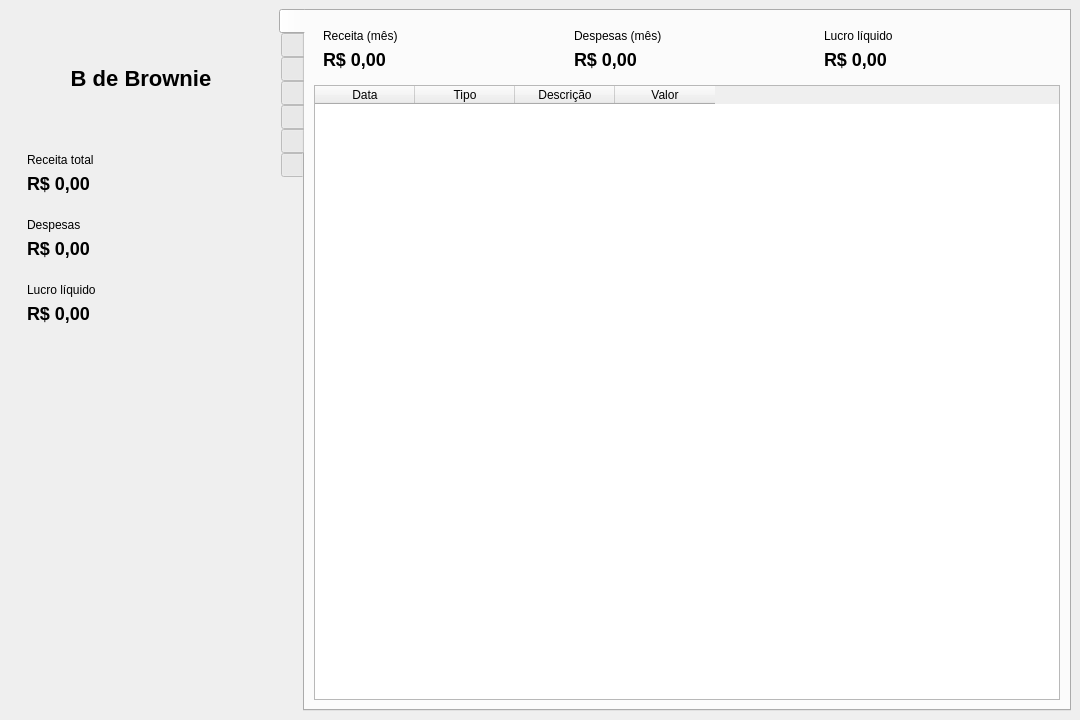
<?xml version="1.0" encoding="UTF-8"?>
<ui version="4.0">
 <class>MainWindow</class>
 <widget class="QMainWindow" name="MainWindow">
  <property name="geometry"><rect><x>0</x><y>0</y><width>1080</width><height>720</height></rect></property>
  <property name="windowTitle"><string>B de Brownie - Gestão</string></property>
  <widget class="QWidget" name="centralwidget">
   <layout class="QHBoxLayout" name="horizontalLayout" stretch="1,3">
    <item>
     <widget class="QFrame" name="sidebar">
      <property name="frameShape"><enum>QFrame::NoFrame</enum></property>
      <layout class="QVBoxLayout" name="verticalLayout">
       <item><widget class="QLabel" name="labelLogo"><property name="minimumSize"><size><width>0</width><height>120</height></size></property><property name="alignment"><set>Qt::AlignCenter</set></property><property name="text"><string>B de Brownie</string></property><property name="styleSheet"><string notr="true">font-size: 22px; font-weight: 600;</string></property></widget></item>
       <item><widget class="QFrame" name="card"><property name="objectName"><string>card</string></property><layout class="QVBoxLayout" name="verticalLayout_2"><item><widget class="QLabel" name="totalRevenueTitle"><property name="text"><string>Receita total</string></property></widget></item><item><widget class="QLabel" name="labelReceitaTotal"><property name="text"><string>R$ 0,00</string></property><property name="styleSheet"><string notr="true">font-size:18px;font-weight:600;</string></property></widget></item></layout></widget></item>
       <item><widget class="QFrame" name="card_2"><property name="objectName"><string>card</string></property><layout class="QVBoxLayout" name="verticalLayout_3"><item><widget class="QLabel" name="totalExpensesTitle"><property name="text"><string>Despesas</string></property></widget></item><item><widget class="QLabel" name="labelDespesasTotais"><property name="text"><string>R$ 0,00</string></property><property name="styleSheet"><string notr="true">font-size:18px;font-weight:600;</string></property></widget></item></layout></widget></item>
       <item><widget class="QFrame" name="card_3"><property name="objectName"><string>card</string></property><layout class="QVBoxLayout" name="verticalLayout_4"><item><widget class="QLabel" name="netProfitTitle"><property name="text"><string>Lucro líquido</string></property></widget></item><item><widget class="QLabel" name="labelLucroLiquido"><property name="text"><string>R$ 0,00</string></property><property name="styleSheet"><string notr="true">font-size:18px;font-weight:600;</string></property></widget></item></layout></widget></item>
       <item><spacer name="verticalSpacer"><property name="orientation"><enum>Qt::Vertical</enum></property><property name="sizeHint"><size><width>20</width><height>40</height></size></property></spacer></item>
      </layout>
     </widget>
    </item>
    <item>
     <widget class="QTabWidget" name="tabWidget">
      <property name="tabPosition"><enum>QTabWidget::West</enum></property>
      <property name="iconSize"><size><width>24</width><height>24</height></size></property>
      <!-- Resumo -->
      <widget class="QWidget" name="tabResumo">
       <attribute name="icon">
        <iconset>
         <normaloff>icons/resumo.svg</normaloff>icons/resumo.svg</iconset>
       </attribute>
       <attribute name="title"><string/></attribute>
       <attribute name="toolTip"><string>Resumo</string></attribute>
       <layout class="QVBoxLayout" name="verticalLayout_5">
        <item>
         <layout class="QHBoxLayout" name="horizontalLayout_cards">
          <item><widget class="QFrame" name="card_resumo1"><property name="objectName"><string>card</string></property><layout class="QVBoxLayout" name="vl1"><item><widget class="QLabel" name="lblResumoReceita"><property name="text"><string>Receita (mês)</string></property></widget></item><item><widget class="QLabel" name="labelResumoReceitaValor"><property name="text"><string>R$ 0,00</string></property><property name="styleSheet"><string notr="true">font-size:18px;font-weight:600;</string></property></widget></item></layout></widget></item>
          <item><widget class="QFrame" name="card_resumo2"><property name="objectName"><string>card</string></property><layout class="QVBoxLayout" name="vl2"><item><widget class="QLabel" name="lblResumoDespesas"><property name="text"><string>Despesas (mês)</string></property></widget></item><item><widget class="QLabel" name="labelResumoDespesasValor"><property name="text"><string>R$ 0,00</string></property><property name="styleSheet"><string notr="true">font-size:18px;font-weight:600;</string></property></widget></item></layout></widget></item>
          <item><widget class="QFrame" name="card_resumo3"><property name="objectName"><string>card</string></property><layout class="QVBoxLayout" name="vl3"><item><widget class="QLabel" name="lblResumoLucro"><property name="text"><string>Lucro líquido</string></property></widget></item><item><widget class="QLabel" name="labelResumoLucroValor"><property name="text"><string>R$ 0,00</string></property><property name="styleSheet"><string notr="true">font-size:18px;font-weight:600;</string></property></widget></item></layout></widget></item>
         </layout>
        </item>
        <item>
         <widget class="QTableWidget" name="tabelaRecentes">
          <column><property name="text"><string>Data</string></property></column>
          <column><property name="text"><string>Tipo</string></property></column>
          <column><property name="text"><string>Descrição</string></property></column>
          <column><property name="text"><string>Valor</string></property></column>
         </widget>
        </item>
       </layout>
      </widget>
      <!-- Ingredientes -->
      <widget class="QWidget" name="tabIngredientes">
       <attribute name="icon">
        <iconset>
         <normaloff>icons/ingredientes.svg</normaloff>icons/ingredientes.svg</iconset>
       </attribute>
       <attribute name="title"><string/></attribute>
       <attribute name="toolTip"><string>Ingredientes</string></attribute>
       <layout class="QVBoxLayout" name="verticalLayout_6">
        <item>
         <layout class="QFormLayout" name="formLayoutIng" labelAlignment="Qt::AlignRight">
          <item row="0" column="0"><widget class="QLabel" name="lblIngNome"><property name="text"><string>Nome</string></property></widget></item>
          <item row="0" column="1"><widget class="QLineEdit" name="campoNomeIngrediente"/></item>
          <item row="1" column="0"><widget class="QLabel" name="lblIngUnidade"><property name="text"><string>Unidade</string></property></widget></item>
          <item row="1" column="1"><widget class="QComboBox" name="comboUnidadeIngrediente"><item><property name="text"><string>g</string></property></item><item><property name="text"><string>ml</string></property></item><item><property name="text"><string>un</string></property></item></widget></item>
          <item row="2" column="0"><widget class="QLabel" name="lblIngCusto"><property name="text"><string>Custo por unidade</string></property></widget></item>
          <item row="2" column="1"><widget class="QDoubleSpinBox" name="spinCustoIngrediente"><property name="maximum"><double>9999.99</double></property><property name="prefix"><string>R$ </string></property><property name="decimals"><number>2</number></property></widget></item>
          <item row="3" column="0"><widget class="QLabel" name="lblIngObs"><property name="text"><string>Observação</string></property></widget></item>
          <item row="3" column="1"><widget class="QLineEdit" name="campoObsIngrediente"/></item>
          <item row="4" column="1"><widget class="QPushButton" name="botaoAdicionarIngrediente"><property name="text"><string>Adicionar ingrediente</string></property></widget></item>
         </layout>
        </item>
        <item>
         <widget class="QTableWidget" name="tabelaIngredientes">
          <column><property name="text"><string>Nome</string></property></column>
          <column><property name="text"><string>Unidade</string></property></column>
          <column><property name="text"><string>Custo/un</string></property></column>
          <column><property name="text"><string>Observação</string></property></column>
         </widget>
        </item>
       </layout>
      </widget>
      <!-- Produtos -->
      <widget class="QWidget" name="tabProdutos">
       <attribute name="icon">
        <iconset>
         <normaloff>icons/produtos.svg</normaloff>icons/produtos.svg</iconset>
       </attribute>
       <attribute name="title"><string/></attribute>
       <attribute name="toolTip"><string>Produtos</string></attribute>
       <layout class="QVBoxLayout" name="verticalLayout_prod">
        <item>
         <layout class="QFormLayout" name="formLayoutProd" labelAlignment="Qt::AlignRight">
          <item row="0" column="0"><widget class="QLabel" name="lblProdNome"><property name="text"><string>Nome</string></property></widget></item>
          <item row="0" column="1"><widget class="QLineEdit" name="campoNomeProduto"/></item>
          <item row="1" column="0"><widget class="QLabel" name="lblProdCat"><property name="text"><string>Categoria</string></property></widget></item>
          <item row="1" column="1"><widget class="QComboBox" name="comboCategoriaProduto"><item><property name="text"><string>Tradicional</string></property></item><item><property name="text"><string>Recheado</string></property></item><item><property name="text"><string>Outro</string></property></item></widget></item>
          <item row="2" column="0"><widget class="QLabel" name="lblProdPreco"><property name="text"><string>Preço padrão</string></property></widget></item>
          <item row="2" column="1"><widget class="QDoubleSpinBox" name="spinPrecoProduto"><property name="maximum"><double>9999.99</double></property><property name="prefix"><string>R$ </string></property><property name="decimals"><number>2</number></property></widget></item>
          <item row="3" column="1"><widget class="QPushButton" name="botaoSalvarProduto"><property name="text"><string>Salvar produto</string></property></widget></item>
         </layout>
        </item>
        <item>
         <widget class="QTableWidget" name="tabelaProdutos">
          <column><property name="text"><string>Nome</string></property></column>
          <column><property name="text"><string>Categoria</string></property></column>
          <column><property name="text"><string>Preço padrão</string></property></column>
         </widget>
        </item>
       </layout>
      </widget>
      <!-- Tipos de Despesa -->
      <widget class="QWidget" name="tabTiposDespesa">
       <attribute name="icon">
        <iconset>
         <normaloff>icons/tipos.svg</normaloff>icons/tipos.svg</iconset>
       </attribute>
       <attribute name="title"><string/></attribute>
       <attribute name="toolTip"><string>Tipos de Despesa</string></attribute>
       <layout class="QVBoxLayout" name="verticalLayout_tipoDesp">
        <item>
         <layout class="QFormLayout" name="formLayoutTipoDesp" labelAlignment="Qt::AlignRight">
          <item row="0" column="0"><widget class="QLabel" name="lblTipoDespNome"><property name="text"><string>Nome</string></property></widget></item>
          <item row="0" column="1"><widget class="QLineEdit" name="campoNomeTipoDespesa"/></item>
          <item row="1" column="0"><widget class="QLabel" name="lblTipoDespCat"><property name="text"><string>Categoria</string></property></widget></item>
          <item row="1" column="1"><widget class="QComboBox" name="comboCategoriaTipoDespesa"><item><property name="text"><string>Ingredientes</string></property></item><item><property name="text"><string>Embalagem</string></property></item><item><property name="text"><string>Marketing</string></property></item><item><property name="text"><string>Entrega</string></property></item><item><property name="text"><string>Outros</string></property></item></widget></item>
          <item row="2" column="0"><widget class="QLabel" name="lblTipoDespValor"><property name="text"><string>Valor padrão</string></property></widget></item>
          <item row="2" column="1"><widget class="QDoubleSpinBox" name="spinValorTipoDespesa"><property name="prefix"><string>R$ </string></property><property name="maximum"><double>9999.99</double></property><property name="decimals"><number>2</number></property></widget></item>
          <item row="3" column="1"><widget class="QPushButton" name="botaoSalvarTipoDespesa"><property name="text"><string>Salvar tipo</string></property></widget></item>
         </layout>
        </item>
        <item>
         <widget class="QTableWidget" name="tabelaTiposDespesa">
          <column><property name="text"><string>Nome</string></property></column>
          <column><property name="text"><string>Categoria</string></property></column>
          <column><property name="text"><string>Valor padrão</string></property></column>
         </widget>
        </item>
       </layout>
      </widget>
      <!-- Vendas -->
      <widget class="QWidget" name="tabVendas">
       <attribute name="icon">
        <iconset>
         <normaloff>icons/vendas.svg</normaloff>icons/vendas.svg</iconset>
       </attribute>
       <attribute name="title"><string/></attribute>
       <attribute name="toolTip"><string>Vendas</string></attribute>
       <layout class="QVBoxLayout" name="verticalLayout_7">
        <item>
         <layout class="QFormLayout" name="formLayoutVenda" labelAlignment="Qt::AlignRight">
          <item row="0" column="0"><widget class="QLabel" name="labelData"><property name="text"><string>Data</string></property></widget></item>
          <item row="0" column="1"><widget class="QDateEdit" name="dataVendaInput"><property name="calendarPopup"><bool>true</bool></property></widget></item>
          <item row="1" column="0"><widget class="QLabel" name="labelProd"><property name="text"><string>Produto</string></property></widget></item>
          <item row="1" column="1"><widget class="QComboBox" name="comboProdutoVenda"><property name="editable"><bool>true</bool></property></widget></item>
          <item row="2" column="0"><widget class="QLabel" name="labelQtd"><property name="text"><string>Qtd</string></property></widget></item>
          <item row="2" column="1"><widget class="QSpinBox" name="spinQtdVenda"><property name="minimum"><number>1</number></property><property name="maximum"><number>9999</number></property></widget></item>
          <item row="3" column="0"><widget class="QLabel" name="labelPreco"><property name="text"><string>Preço unit.</string></property></widget></item>
          <item row="3" column="1"><widget class="QDoubleSpinBox" name="spinPrecoVenda"><property name="prefix"><string>R$ </string></property><property name="maximum"><double>9999.99</double></property><property name="decimals"><number>2</number></property></widget></item>
          <item row="4" column="1"><widget class="QPushButton" name="botaoRegistrarVenda"><property name="text"><string>Registrar venda</string></property></widget></item>
         </layout>
        </item>
        <item><widget class="QTableWidget" name="tabelaVendas">
          <column><property name="text"><string>Data</string></property></column>
          <column><property name="text"><string>Produto</string></property></column>
          <column><property name="text"><string>Qtd</string></property></column>
          <column><property name="text"><string>Preço unit</string></property></column>
          <column><property name="text"><string>Total</string></property></column>
         </widget></item>
       </layout>
      </widget>
      <!-- Despesas -->
      <widget class="QWidget" name="tabDespesas">
       <attribute name="icon">
        <iconset>
         <normaloff>icons/despesas.svg</normaloff>icons/despesas.svg</iconset>
       </attribute>
       <attribute name="title"><string/></attribute>
       <attribute name="toolTip"><string>Despesas</string></attribute>
       <layout class="QVBoxLayout" name="verticalLayout_8">
        <item>
         <layout class="QFormLayout" name="formLayoutDesp" labelAlignment="Qt::AlignRight">
          <item row="0" column="0"><widget class="QLabel" name="labelDespData"><property name="text"><string>Data</string></property></widget></item>
          <item row="0" column="1"><widget class="QDateEdit" name="dataDespesaInput"><property name="calendarPopup"><bool>true</bool></property></widget></item>
          <item row="1" column="0"><widget class="QLabel" name="labelDespCat"><property name="text"><string>Categoria</string></property></widget></item>
          <item row="1" column="1"><widget class="QComboBox" name="comboCategoriaDespesa"><item><property name="text"><string>Ingredientes</string></property></item><item><property name="text"><string>Embalagem</string></property></item><item><property name="text"><string>Marketing</string></property></item><item><property name="text"><string>Entrega</string></property></item><item><property name="text"><string>Outros</string></property></item></widget></item>
          <item row="2" column="0"><widget class="QLabel" name="labelDespItem"><property name="text"><string>Item</string></property></widget></item>
          <item row="2" column="1"><widget class="QComboBox" name="comboItemDespesa"><property name="enabled"><bool>false</bool></property></widget></item>
          <item row="3" column="0"><widget class="QLabel" name="labelDespObs"><property name="text"><string>Observação</string></property></widget></item>
          <item row="3" column="1"><widget class="QLineEdit" name="campoObservacaoDespesa"/></item>
          <item row="4" column="0"><widget class="QLabel" name="labelDespValor"><property name="text"><string>Valor</string></property></widget></item>
          <item row="4" column="1"><widget class="QDoubleSpinBox" name="spinValorDespesa"><property name="prefix"><string>R$ </string></property><property name="maximum"><double>9999.99</double></property><property name="decimals"><number>2</number></property></widget></item>
          <item row="5" column="1"><widget class="QPushButton" name="botaoAdicionarDespesa"><property name="text"><string>Adicionar despesa</string></property></widget></item>
         </layout>
        </item>
        <item>
         <widget class="QTableWidget" name="tabelaDespesas">
          <column><property name="text"><string>Data</string></property></column>
          <column><property name="text"><string>Categoria</string></property></column>
          <column><property name="text"><string>Item</string></property></column>
          <column><property name="text"><string>Observação</string></property></column>
          <column><property name="text"><string>Valor</string></property></column>
         </widget>
        </item>
       </layout>
      </widget>
      <!-- Divisão -->
      <widget class="QWidget" name="tabDivisao">
       <attribute name="icon">
        <iconset>
         <normaloff>icons/divisao.svg</normaloff>icons/divisao.svg</iconset>
       </attribute>
       <attribute name="title"><string/></attribute>
       <attribute name="toolTip"><string>Divisão de Lucro</string></attribute>
       <layout class="QVBoxLayout" name="verticalLayout_9">
        <item>
         <layout class="QFormLayout" name="formLayoutSplit" labelAlignment="Qt::AlignRight">
          <item row="0" column="0"><widget class="QLabel" name="labelMe"><property name="text"><string>Minha %</string></property></widget></item>
          <item row="0" column="1"><widget class="QDoubleSpinBox" name="spinMinhaParte"><property name="maximum"><double>100.0</double></property><property name="decimals"><number>1</number></property><property name="suffix"><string> %</string></property><property name="value"><double>33.3</double></property></widget></item>
          <item row="1" column="0"><widget class="QLabel" name="labelPartner"><property name="text"><string>Namorada %</string></property></widget></item>
          <item row="1" column="1"><widget class="QDoubleSpinBox" name="spinNamoradaParte"><property name="maximum"><double>100.0</double></property><property name="decimals"><number>1</number></property><property name="suffix"><string> %</string></property><property name="value"><double>33.3</double></property></widget></item>
          <item row="2" column="0"><widget class="QLabel" name="labelBiz"><property name="text"><string>Negócio %</string></property></widget></item>
          <item row="2" column="1"><widget class="QDoubleSpinBox" name="spinNegocioParte"><property name="maximum"><double>100.0</double></property><property name="decimals"><number>1</number></property><property name="suffix"><string> %</string></property><property name="value"><double>33.3</double></property></widget></item>
          <item row="3" column="1"><widget class="QLabel" name="labelSomaDivisao"><property name="text"><string>Divisão fixa: 33,3% para cada</string></property></widget></item>
          <item row="4" column="1"><widget class="QPushButton" name="botaoSalvarDivisao"><property name="text"><string>Salvar divisão</string></property></widget></item>
         </layout>
        </item>
        <item>
         <layout class="QHBoxLayout" name="horizontalLayoutShares">
          <item><widget class="QFrame" name="card_me"><property name="objectName"><string>card</string></property><layout class="QVBoxLayout" name="vlMe"><item><widget class="QLabel" name="lblShareMe"><property name="text"><string>Minha parte</string></property></widget></item><item><widget class="QLabel" name="labelValorMinhaParte"><property name="text"><string>R$ 0,00</string></property><property name="styleSheet"><string notr="true">font-size:18px;font-weight:600;</string></property></widget></item></layout></widget></item>
          <item><widget class="QFrame" name="card_partner"><property name="objectName"><string>card</string></property><layout class="QVBoxLayout" name="vlPartner"><item><widget class="QLabel" name="lblSharePartner"><property name="text"><string>Namorada</string></property></widget></item><item><widget class="QLabel" name="labelValorNamorada"><property name="text"><string>R$ 0,00</string></property><property name="styleSheet"><string notr="true">font-size:18px;font-weight:600;</string></property></widget></item></layout></widget></item>
          <item><widget class="QFrame" name="card_biz"><property name="objectName"><string>card</string></property><layout class="QVBoxLayout" name="vlBiz"><item><widget class="QLabel" name="lblShareBiz"><property name="text"><string>Negócio</string></property></widget></item><item><widget class="QLabel" name="labelValorNegocio"><property name="text"><string>R$ 0,00</string></property><property name="styleSheet"><string notr="true">font-size:18px;font-weight:600;</string></property></widget></item></layout></widget></item>
         </layout>
        </item>
       </layout>
      </widget>
     </widget>
    </item>
   </layout>
  </widget>
 </widget>
 <resources/>
 <connections/>
</ui>
